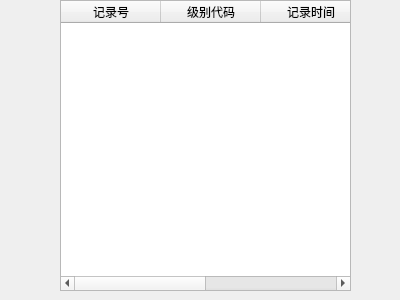
<?xml version="1.0" encoding="UTF-8"?>
<ui version="4.0">
 <class>rw_query</class>
 <widget class="QWidget" name="rw_query">
  <property name="geometry">
   <rect>
    <x>0</x>
    <y>0</y>
    <width>400</width>
    <height>300</height>
   </rect>
  </property>
  <property name="windowTitle">
   <string>Form</string>
  </property>
  <widget class="QTableWidget" name="tableWidget">
   <property name="geometry">
    <rect>
     <x>60</x>
     <y>0</y>
     <width>291</width>
     <height>291</height>
    </rect>
   </property>
   <column>
    <property name="text">
     <string>记录号</string>
    </property>
   </column>
   <column>
    <property name="text">
     <string>级别代码</string>
    </property>
   </column>
   <column>
    <property name="text">
     <string>记录时间</string>
    </property>
   </column>
   <column>
    <property name="text">
     <string>描述</string>
    </property>
   </column>
  </widget>
 </widget>
 <resources/>
 <connections/>
</ui>
